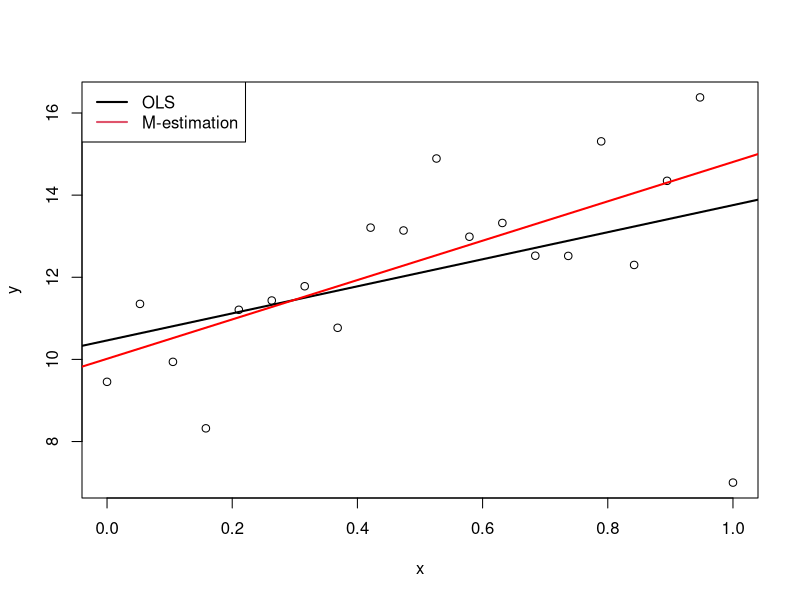
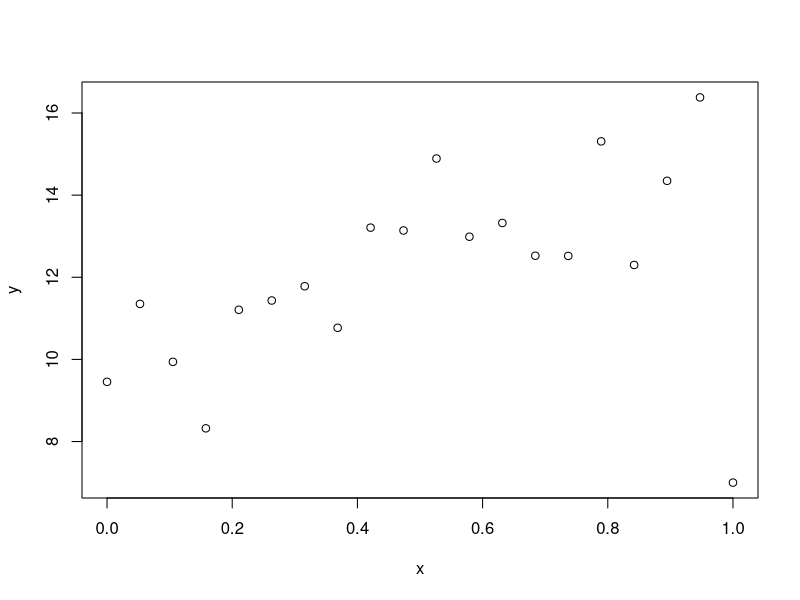
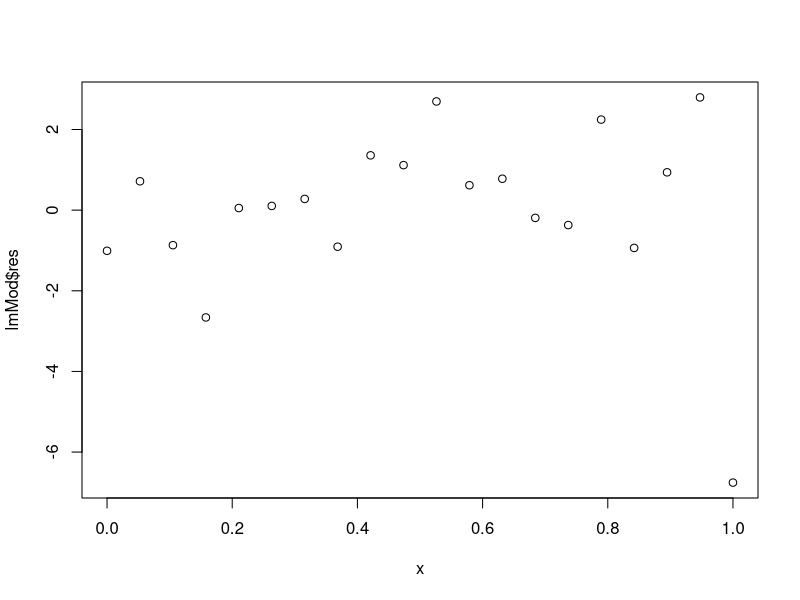
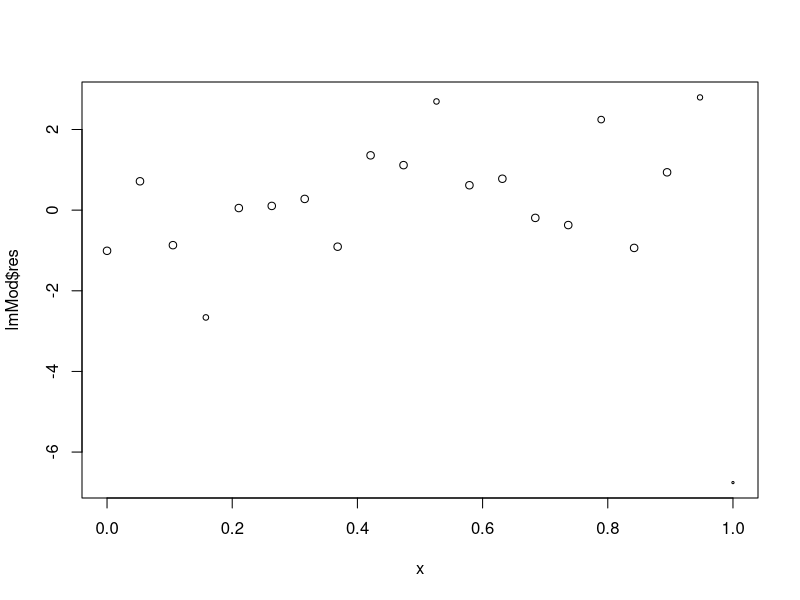
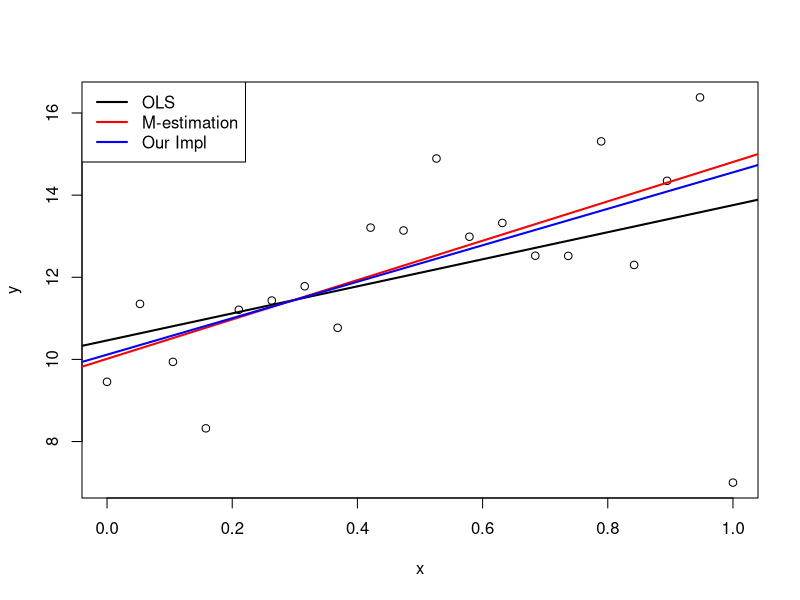
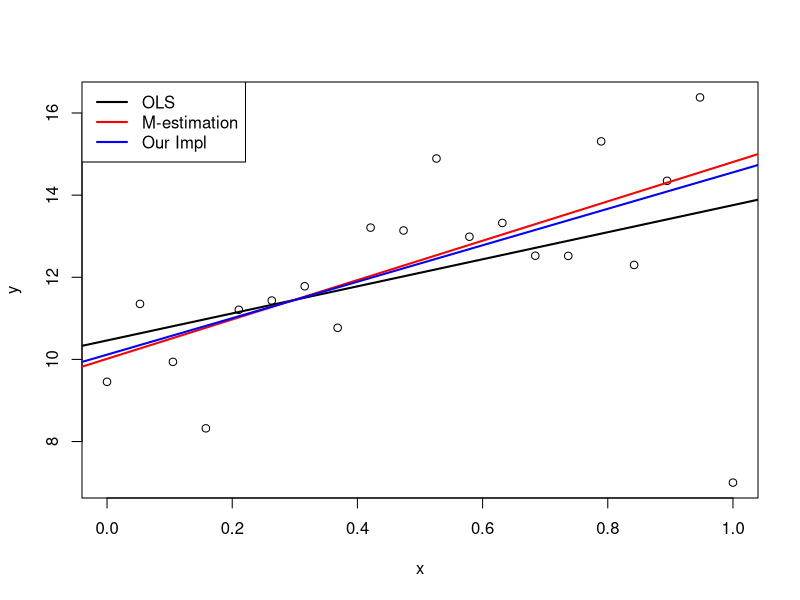
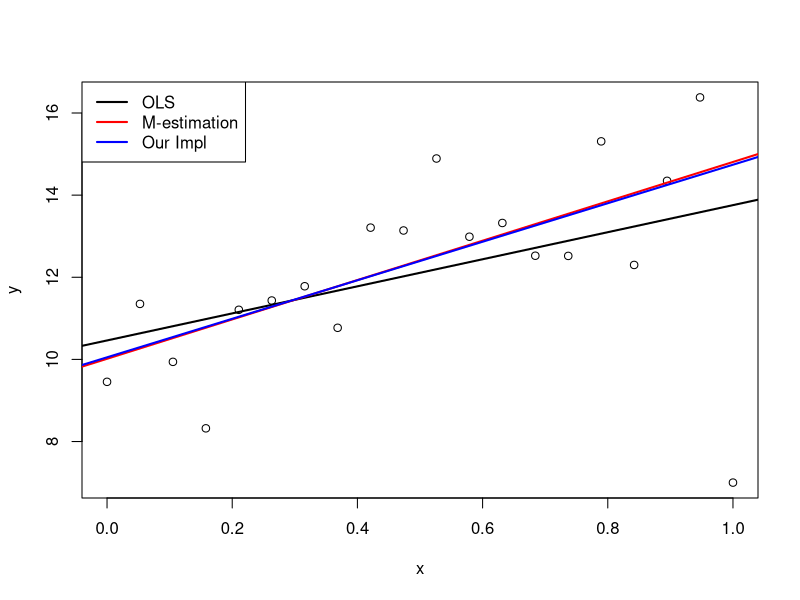
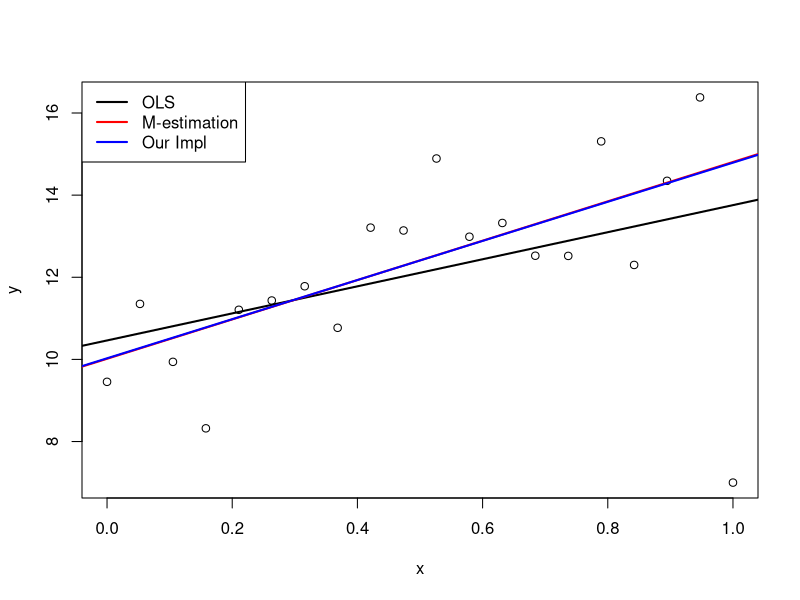

These figures' R source, in order:
## ---- chunk 1
set.seed <- 112358
nobs <- 20
sdy <- 1
x <- seq(0, 1, length = nobs)
y <- 10 + 5*x + rnorm(nobs, sd = sdy)
## ---- chunk 2
y[nobs] <- 7
## ---- chunk 3
ols <- lm(y ~ x)
## ---- chunk 4
library(MASS)
mEst <- rlm(y ~ x)
## ---- chunk 5
plot(x, y)
abline(ols, lwd = 2)
abline(mEst, col = "red", lwd = 2)
legend("topleft",
  legend = c("OLS", "M-estimation"),
  lwd = 2,
  col = 1:2)
round(mEst$w,3)
## ---- chunk 6
lmMod <- ols
## ---- chunk 7
res <- lmMod$res
stdev <- mad(res)
median(abs(res-median(res)))*1.4826
z <- res/stdev
## ---- chunk 8
w <- psi.huber(z)
plot(x, y)
plot(x, lmMod$res)
plot(x, lmMod$res, cex = w)
## ---- chunk 9
lmMod <- lm(y~x, weights = w)
## ---- chunk 10
plot(x, y)
abline(ols, lwd = 2)
abline(mEst, col = "red", lwd = 2)
abline(lmMod, col = "blue", lwd = 2)
legend("topleft",
  legend = c("OLS","M-estimation","Our Impl"),
  lwd = 2,
  col = c("black", "red", "blue"))
## ---- chunk 11
lmMod <- ols
for (k in 1:10)
{
######repeat this part several times until convergence
#use robust variance estimator to calculate the z
res <- lmMod$res
stdev <- mad(res)
median(abs(res-median(res)))*1.4826

z <- res/stdev

#calculate weights
#use psi.huber function
w <- psi.huber(z)

#perform a weighted regression use lm with weights=w
lmMod <- lm(y ~ x, weights = w)

#plot results
plot(x,y)
abline(ols, lwd = 2)
abline(mEst, col = "red", lwd = 2)
abline(lmMod, col = "blue", lwd = 2)
legend("topleft",
  legend = c("OLS","M-estimation","Our Impl"),
  lwd = 2,
  col = c("black", "red", "blue")
  )
####################################
}
